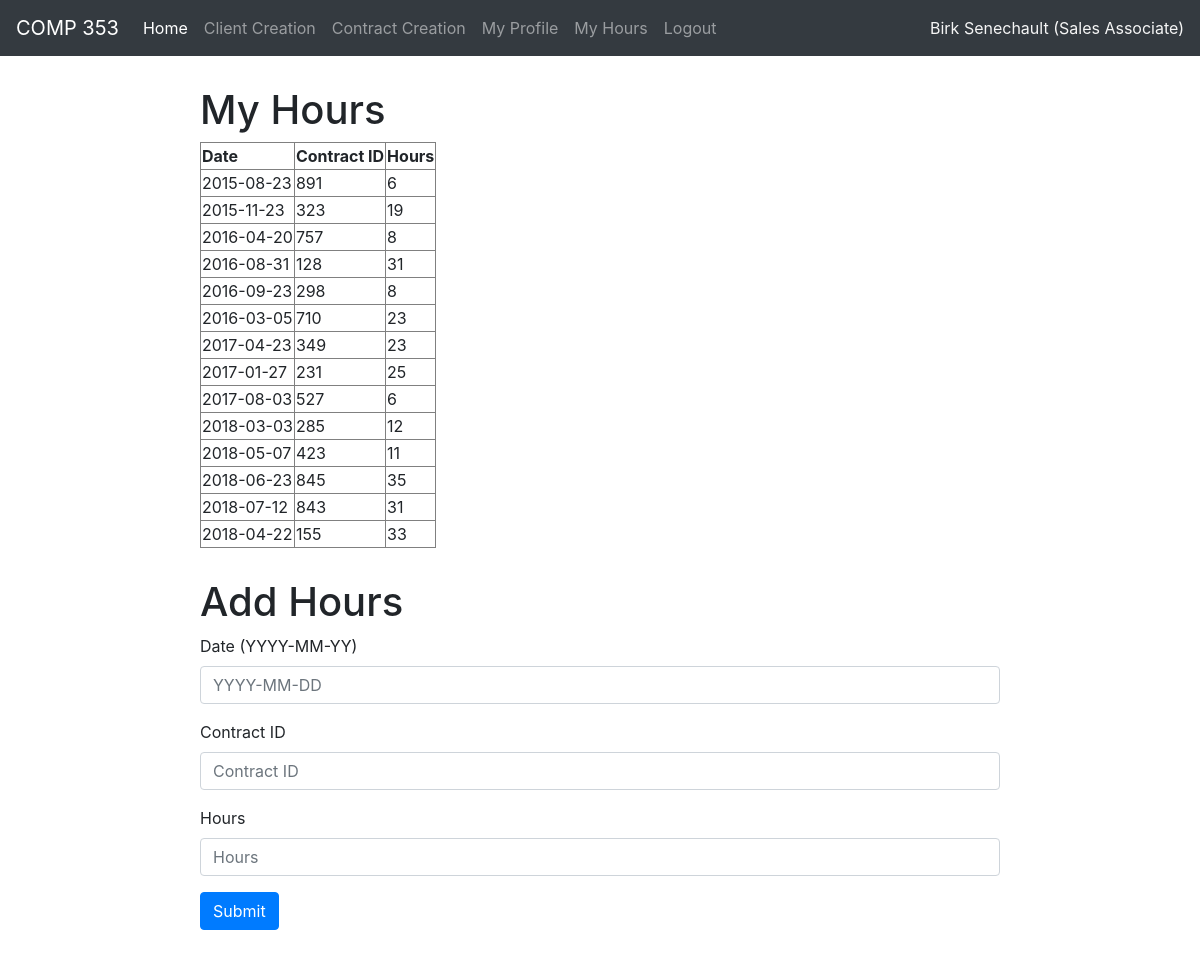
Page /employee_hours.php (signed in) on the committed database.
### tables this page shows
CREATE TABLE Employees (
  EmployeeID int not null auto_increment,
  fName varchar(50),
  lName varchar(50),
  InsuranceID int,
  EDID int,
  username char(255),
  PRIMARY KEY (EmployeeID),
  Foreign Key (InsuranceID) references Insurance (InsuranceID),
	Foreign Key (username) references Users (username),
  Foreign Key (EDID) references EmployeeType (EDID)
);

CREATE TABLE EmployeeType (
  EDID int not null auto_increment,
  Descript Char(50),
  PRIMARY KEY (EDID)
);

CREATE TABLE Hours (
  ID int not null auto_increment,
  Date date,
  EmployeeID int,
  contID int,
  hours double,
  PRIMARY KEY (ID),
  Foreign Key (EmployeeID) references Employees (EmployeeID),
  Foreign Key (contID) references Contracts (ContID)
);

### employee_hours.php (the view, shortened to what this page needs)
<!DOCTYPE html>
<html lang="en">
<head>
    <link rel="stylesheet" href="https://stackpath.bootstrapcdn.com/bootstrap/4.1.0/css/bootstrap.min.css"
>
</head>
<?php
    include('navbar.php');
    $username = $_SESSION['username'];
    $sql = "SELECT EmployeeID FROM Employees WHERE username='$username'";
    $result = $conn->query($sql);
    $row = $result->fetch_assoc();
    $employeeID = $row['EmployeeID'];
?>
<body>
    <div id="container">
        <h1>My Hours</h1>
        <?php
            $sql = "SELECT Date, ContID, hours FROM Hours WHERE EmployeeID = '$employeeID'";
            $result = $conn->query($sql);
            echo "<table border='1'>
            <tr>
            <th>Date</th>
            <th>Contract ID</th>
            <th>Hours</th>
            </tr>";
            while ($row = $result->fetch_assoc()) {
                echo "<tr>";
                echo "<td>" . $row['Date'] . "</td>";
                echo "<td>" . $row['ContID'] . "</td>";
                echo "<td>" . $row['hours'] . "</td>";
                echo "</tr>";
            }
            echo '</table>';
        ?>
        <h1 id="addHours">Add Hours</h1>
        <form action="employee_hours.php" method="post">
            <div class="form-group">
                <label>Date (YYYY-MM-YY)</label>
                <input id="date" name="date" type="text" class="form-control" placeholder="YYYY-MM-DD">
            </div>
            <div class="form-group">
                <label>Contract ID</label>
                <input id="contractID" name="contractID" type="text" class="form-control" placeholder="Contract ID">
            </div>
            <div class="form-group">
                <label>Hours</label>
                <input id="hours" name="hours" type="text" class="form-control" placeholder="Hours">
            </div>
            <button type="submit" class="btn btn-primary">Submit</button>
        </form>
    </div>
</body>
</html>

### navbar.php (shortened to what this page needs)
<!DOCTYPE html>
<html lang="en">
<head>
    <link rel="stylesheet" href="https://stackpath.bootstrapcdn.com/bootstrap/4.1.0/css/bootstrap.min.css"
>
</head>
<body>
<?php
include('db_connection.php');
if (isset($_SESSION['loggedin']) && $_SESSION['loggedin'] == true) {
    $username = $_SESSION['username'];
    $sql = "SELECT EmployeeID, fName, lName, EDID FROM Employees WHERE username = '$username'";
    $result = $conn->query($sql);
    if($result->num_rows > 0) {
        $row = $result->fetch_assoc();
        $fName = $row["fName"];
        $lName = $row["lName"];
        $EDID = $row["EDID"];
        $sql = "SELECT Descript FROM EmployeeType WHERE EDID = '$EDID'";
        $result = $conn->query($sql);
        $row = $result->fetch_assoc();
        $descript = $row["Descript"];
    }
    if(isset($EDID)){
        if ($EDID == 2) {
            echo "<nav class=\"navbar navbar-expand-lg navbar-dark bg-dark\">
            <a class=\"navbar-brand\" href=\"#\">COMP 353</a>
            <div class=\"collapse navbar-collapse\">
                <div class=\"navbar-nav\">
                    <a class=\"nav-item nav-link active\" href=\"./\">Home</a>
                    <a class=\"nav-item nav-link\" href=\"./client_creation.php\">Client Creation</a>
                    <a class=\"nav-item nav-link\" href=\"./contract_creation.php\">Contract Creation</a>
                    <a class=\"nav-item nav-link\" href=\"./employee_view.php\">My Profile</a>
                    <a class=\"nav-item nav-link\" href=\"./employee_hours.php\">My Hours</a>
                    <a class=\"nav-item nav-link\" href=\"./logout.php\">Logout</a>
                </div>
            </div>
            <ul class=\"nav navbar-nav ml-auto\">
                <li class=\"nav-item profil\">$fName $lName ($descript)</li>
            </ul>
        </nav>";
        }
    }
    }
?>
</body>
</html>

### employee_hours.php (style rules this page uses)
#container { margin-top: 30px; margin-left: 200px; margin-right: 200px; margin-bottom: 30px; }
#addHours { margin-top: 30px; }

### navbar.php (style rules this page uses)
.profil { color:whitesmoke; }

### rows in the picture
employees: fName "Birk", lName "Senechault"
employeetype: Descript "Sales Associate"
hours: Date "2015-08-23", contID "891", hours "6"
hours: Date "2015-11-23", contID "323", hours "19"
hours: Date "2016-04-20", contID "757", hours "8"
hours: Date "2016-08-31", contID "128", hours "31"
hours: Date "2016-09-23", contID "298", hours "8"
hours: Date "2016-03-05", contID "710", hours "23"
hours: Date "2017-04-23", contID "349", hours "23"
hours: Date "2017-01-27", contID "231", hours "25"
hours: Date "2017-08-03", contID "527", hours "6"
hours: Date "2018-03-03", contID "285", hours "12"
hours: Date "2018-05-07", contID "423", hours "11"
hours: Date "2018-06-23", contID "845", hours "35"
hours: Date "2018-07-12", contID "843", hours "31"
hours: Date "2018-04-22", contID "155", hours "33"
